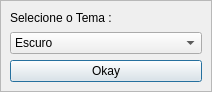
<?xml version="1.0" encoding="UTF-8"?>
<ui version="4.0">
 <class>SelectThema</class>
 <widget class="QDialog" name="SelectThema">
  <property name="geometry">
   <rect>
    <x>0</x>
    <y>0</y>
    <width>212</width>
    <height>92</height>
   </rect>
  </property>
  <property name="windowTitle">
   <string>Dialog</string>
  </property>
  <property name="windowIcon">
   <iconset resource="../src/resources/icons.qrc">
    <normaloff>:/icons/ico.ico</normaloff>:/icons/ico.ico</iconset>
  </property>
  <layout class="QVBoxLayout" name="verticalLayout">
   <property name="spacing">
    <number>0</number>
   </property>
   <property name="leftMargin">
    <number>0</number>
   </property>
   <property name="topMargin">
    <number>0</number>
   </property>
   <property name="rightMargin">
    <number>0</number>
   </property>
   <property name="bottomMargin">
    <number>0</number>
   </property>
   <item>
    <widget class="QFrame" name="frame">
     <property name="frameShape">
      <enum>QFrame::StyledPanel</enum>
     </property>
     <property name="frameShadow">
      <enum>QFrame::Raised</enum>
     </property>
     <layout class="QVBoxLayout" name="verticalLayout_2">
      <item>
       <widget class="QLabel" name="label">
        <property name="text">
         <string>Selecione o Tema :</string>
        </property>
       </widget>
      </item>
      <item>
       <widget class="QComboBox" name="combobox_thema">
        <property name="font">
         <font>
          <stylestrategy>PreferAntialias</stylestrategy>
         </font>
        </property>
        <property name="contextMenuPolicy">
         <enum>Qt::NoContextMenu</enum>
        </property>
        <property name="layoutDirection">
         <enum>Qt::LeftToRight</enum>
        </property>
        <property name="sizeAdjustPolicy">
         <enum>QComboBox::AdjustToContents</enum>
        </property>
        <item>
         <property name="text">
          <string>Escuro</string>
         </property>
        </item>
        <item>
         <property name="text">
          <string>Claro</string>
         </property>
        </item>
       </widget>
      </item>
      <item>
       <widget class="QPushButton" name="bnt_okay">
        <property name="text">
         <string>Okay</string>
        </property>
       </widget>
      </item>
     </layout>
    </widget>
   </item>
  </layout>
 </widget>
 <resources>
  <include location="../src/resources/icons.qrc"/>
 </resources>
 <connections/>
</ui>
